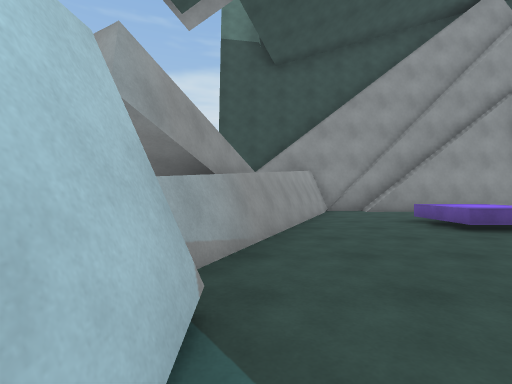
View 1 (above)

17 first-person views from a walk through a 3-D level made in the Unity game engine. The camera is 1.2 m above the floor, looks level and sees 85° across. The floor is counted in squares, 2 m on a side. Each view is taken from the middle of a square. On the plan, view 1 faces up. The plan holds only what a view shows up to about 9 squares ahead; the rest is blank. The place goes on beyond the plan. The player is left out.

View 2
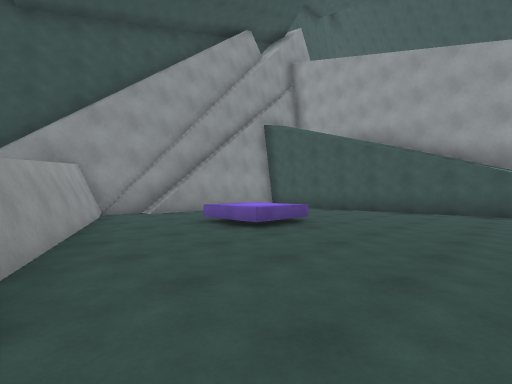

View 3
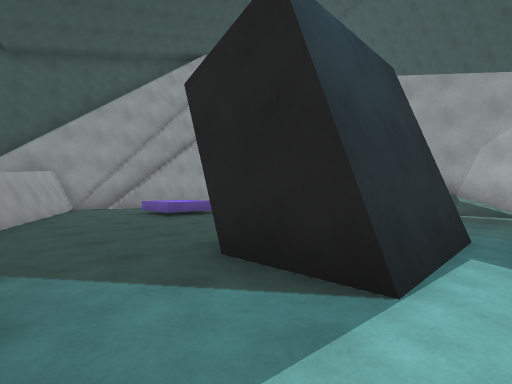

View 4
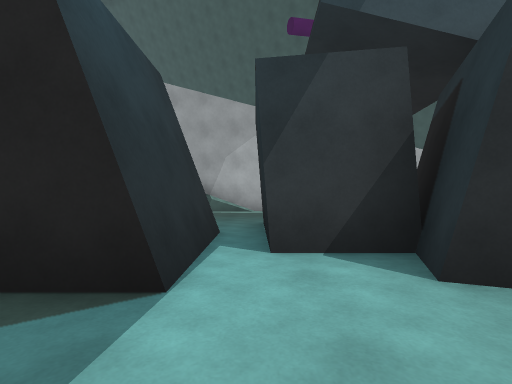

View 5
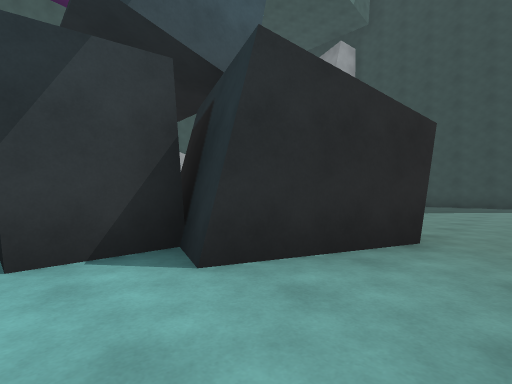

View 6
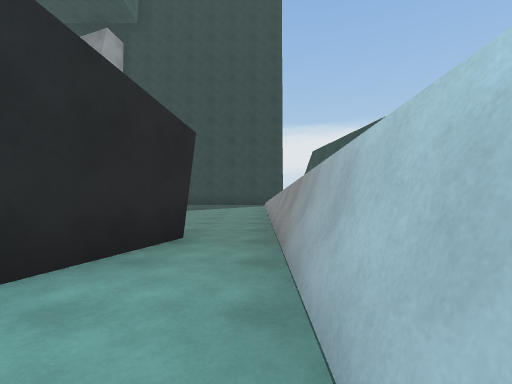

View 7
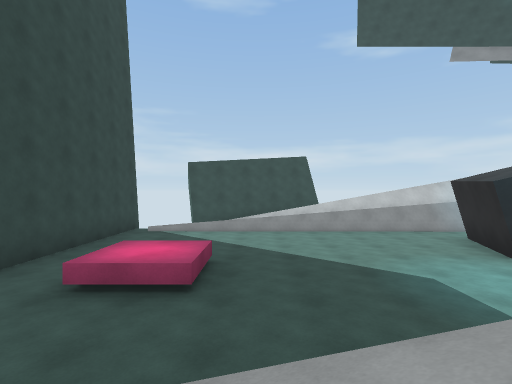

View 8
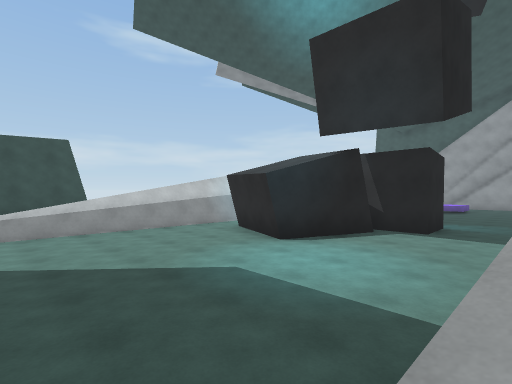

View 9
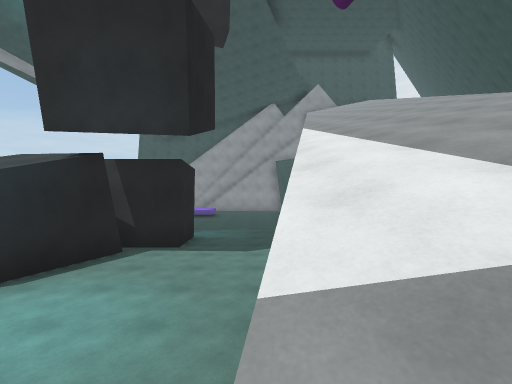

View 10
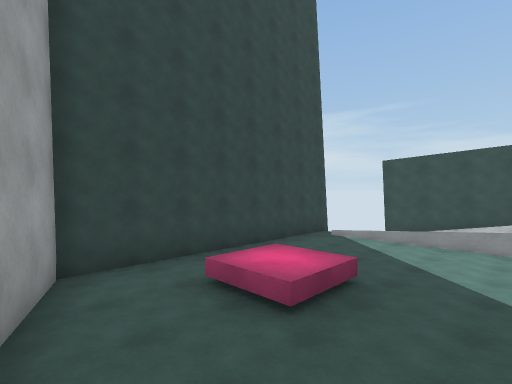

View 11
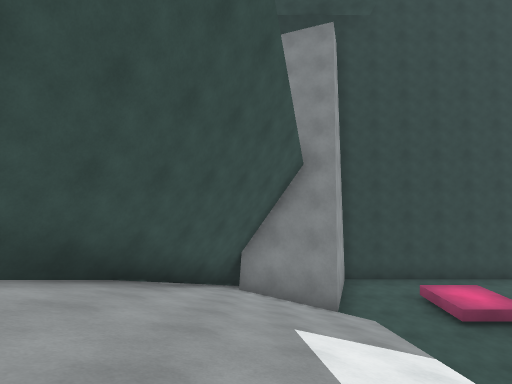

View 12
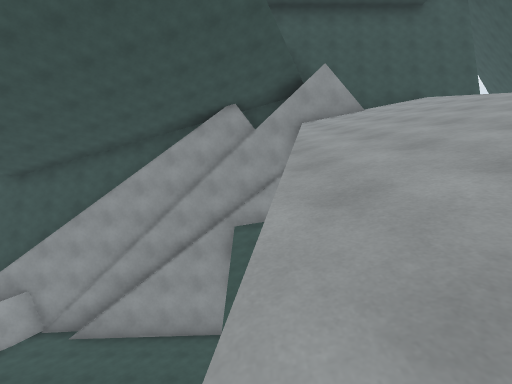

View 13
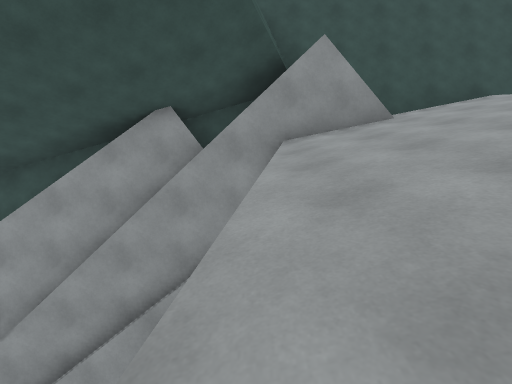

View 14
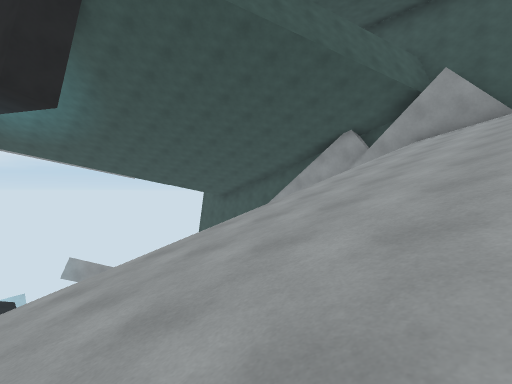

View 15
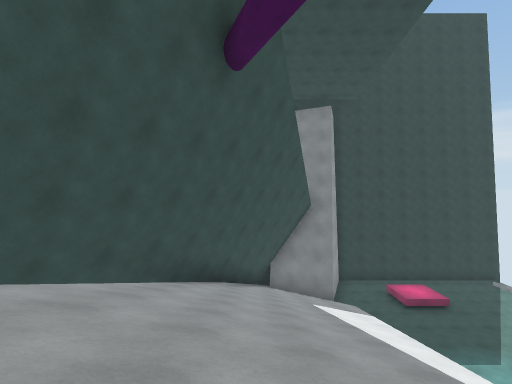

View 16
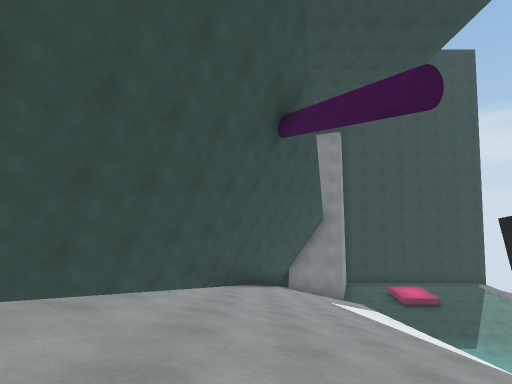

View 17
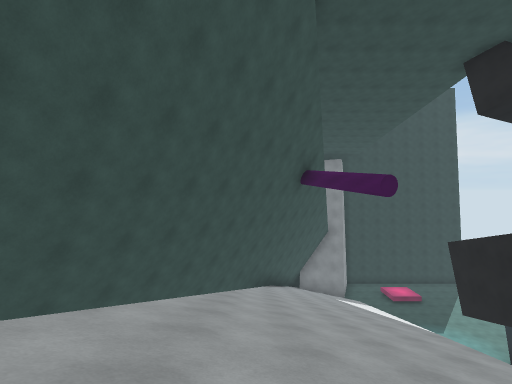

### Floor plan
Key: @ floor where view 1 was taken; # wall or solid block; x gap in a wall; . main floor; : floor 2 m higher than the main floor; + floor 5.5 m higher than the main floor; * floor 6.5 m higher than the main floor; % floor 15.5 m higher than the main floor; / step, stairs or slope; ^ raised ledge; v drop or lower ground.
Columns run from 3 left of view 1 to 16 right of it. Each row starts with its distance up from view 1.
 11                   ##
 10              ###//%#
  9      #########////v
  8     ##......*v////v
  7     #.......+v////v
  6    ##.......//////
  5    #...^....//////
  4    #........v////
  3   ^.........v////
  2   #........./////
  1   #......... ////v
  0   #@.#  ..  ///// #
 -1    ..###....////v #
 -2    ...###...////v##
 -3   #...###...////v##
 -4   #..###.../////##
 -5   #..###.../////##
 -6   #.###..../////#
 -7  :x........////##
 -8  v ......./////#
 -9 #v ....... ////#
-10 #v .......////##
-11 ## .......////#
-12  # ....^..///##
-13  # ....^..##/#
-14    .......####
-15   #########

Where each view was taken, in squares from view 1:
view 1: 0 up, 0 right, facing up
view 2: 1 up, 0 right, facing up-right
view 3: 2 down, 0 right, facing up-right
view 4: 2 down, 0 right, facing right
view 5: 2 down, 0 right, facing down-right
view 6: 2 down, 0 right, facing down
view 7: 11 down, 8 right, facing left
view 8: 11 down, 7 right, facing up-left
view 9: 10 down, 7 right, facing up
view 10: 10 down, 7 right, facing down-left
view 11: 6 down, 9 right, facing down
view 12: 0 up, 9 right, facing up
view 13: 4 up, 10 right, facing up
view 14: 0 up, 13 right, facing up-left
view 15: 2 down, 10 right, facing down
view 16: 0 up, 11 right, facing down
view 17: 3 up, 12 right, facing down
